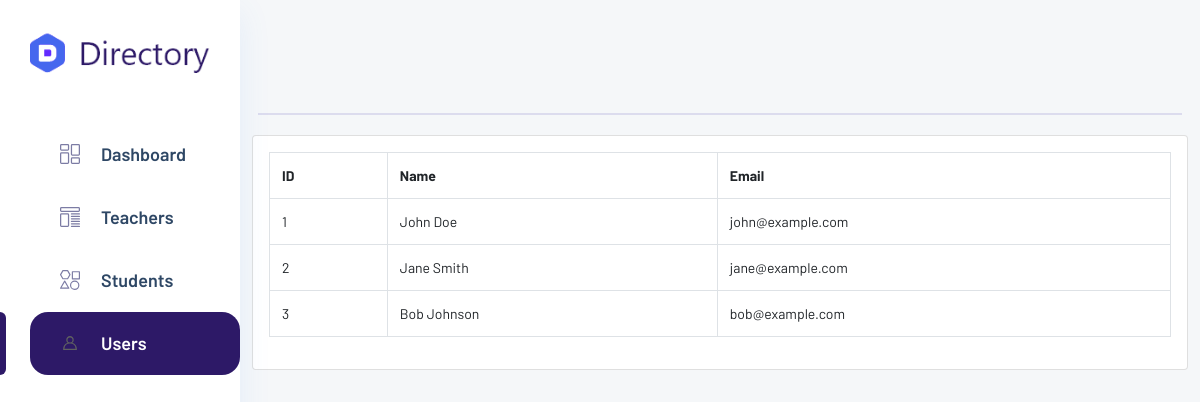
/admin/Dashboard/users.php, run on an earlier commit of the app's database.
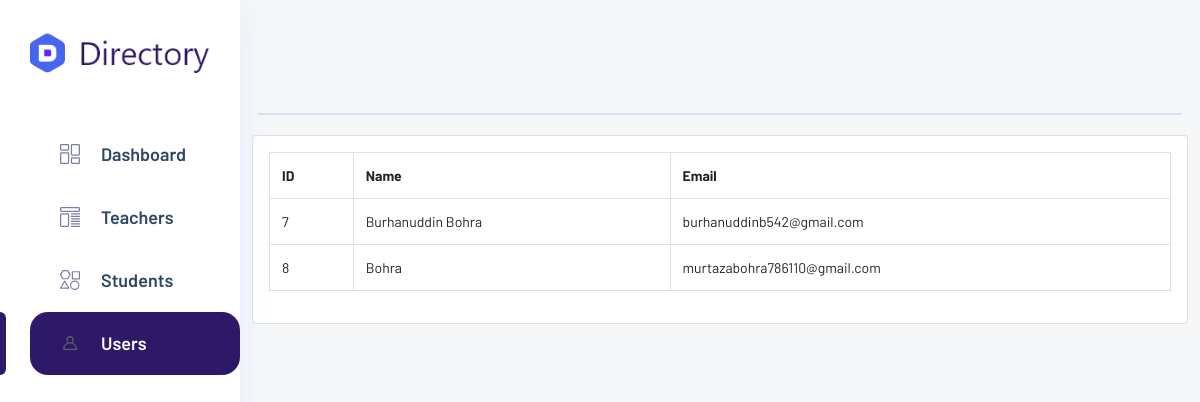
And on a later commit of the database.
### tables this page shows
CREATE TABLE `subscription_user` (
  `id` int(11) NOT NULL,
  `user_id` int(255) NOT NULL,
  `name` varchar(255) NOT NULL,
  `email` varchar(255) NOT NULL,
  `contact` varchar(255) NOT NULL,
  `photo` varchar(255) NOT NULL,
  `mother_name` varchar(255) DEFAULT NULL,
  `mother_email` varchar(255) DEFAULT NULL,
  `mother_contact` varchar(20) DEFAULT NULL,
  `father_name` varchar(255) DEFAULT NULL,
  `father_email` varchar(255) DEFAULT NULL,
  `father_contact` varchar(20) NOT NULL,
  `address` varchar(255) NOT NULL,
  `city` varchar(255) NOT NULL,
  `state` varchar(100) NOT NULL,
  `pin` varchar(10) NOT NULL,
  `subscription_id` int(10) NOT NULL,
  `transaction_id` varchar(255) NOT NULL,
  `created_at` datetime NOT NULL DEFAULT current_timestamp(),
  `end_date` date NOT NULL,
  `verified` int(11) NOT NULL DEFAULT 0
);

### admin/Dashboard/users.php (the view, shortened to what this page needs)
<?php
include ('includes/config.php');
$sql = "SELECT * FROM subscription_user";
$result = $dbh->query($sql);
$users = $result->fetchAll(PDO::FETCH_ASSOC);
?>
<!DOCTYPE html>
<html lang="zxx">
<head>
    <link rel="stylesheet" href="css/bootstrap1.min.css">
    <link rel="stylesheet" href="vendors/themefy_icon/themify-icons.css">
    <link rel="stylesheet" href="vendors/swiper_slider/css/swiper.min.css">
    <link rel="stylesheet" href="vendors/select2/css/select2.min.css">
    <link rel="stylesheet" href="vendors/niceselect/css/nice-select.css">
    <link rel="stylesheet" href="vendors/owl_carousel/css/owl.carousel.css">
    <link rel="stylesheet" href="vendors/gijgo/gijgo.min.css">
    <link rel="stylesheet" href="vendors/font_awesome/css/all.min.css">
    <link rel="stylesheet" href="vendors/tagsinput/tagsinput.css">
    <link rel="stylesheet" href="vendors/datepicker/date-picker.css">
    <link rel="stylesheet" href="vendors/datatable/css/jquery.dataTables.min.css">
    <link rel="stylesheet" href="vendors/datatable/css/responsive.dataTables.min.css">
    <link rel="stylesheet" href="vendors/datatable/css/buttons.dataTables.min.css">
    <link rel="stylesheet" href="vendors/text_editor/summernote-bs4.css">
    <link rel="stylesheet" href="vendors/morris/morris.css">
    <link rel="stylesheet" href="vendors/material_icon/material-icons.css">
    <link rel="stylesheet" href="css/metisMenu.css">
    <link rel="stylesheet" href="css/style1.css">
    <link rel="stylesheet" href="css/colors/default.css" id="colorSkinCSS">
</head>
<body class="crm_body_bg">
    <?php include ('includes/sidebar_index.php'); ?>
    <section class="main_content dashboard_part">
        <?php include ('includes/navbar_index.php'); ?>
        <div class="container">
            <div class="row">
                <div class="col-md-12">
                    <div class="card">
                        <div class="card-body">
                            <div class="table-responsive">
                                <table class="table table-bordered" id="dataTable" width="100%" cellspacing="0">
                                    <thead>
                                        <tr>
                                            <th>ID</th>
                                            <th>Name</th>
                                            <th>Email</th>
                                        </tr>
                                    </thead>
                                    <tbody>
                                        <?php
                                        foreach ($users as $user) {
                                            echo "<tr>";
                                            echo "<td>" . $user["id"] . "</td>";
                                            echo "<td>" . $user["name"] . "</td>";
                                            echo "<td>" . $user["email"] . "</td>";
                                            echo "</tr>";
                                        }
                                        ?>
                                    </tbody>
                                </table>
                            </div>
                        </div>
                    </div>
                </div>
            </div>
        </div>
</body>

What changed in the data, as far as the page shows it:
removed subscription_user: id "1", name "John Doe", email "john@example.com"
removed subscription_user: id "2", name "Jane Smith", email "jane@example.com"
removed subscription_user: id "3", name "Bob Johnson", email "bob@example.com"
added subscription_user: id "7", name "Burhanuddin Bohra", email "burhanuddinb542@gmail.com"
added subscription_user: id "8", name "Bohra", email "murtazabohra786110@gmail.com"
